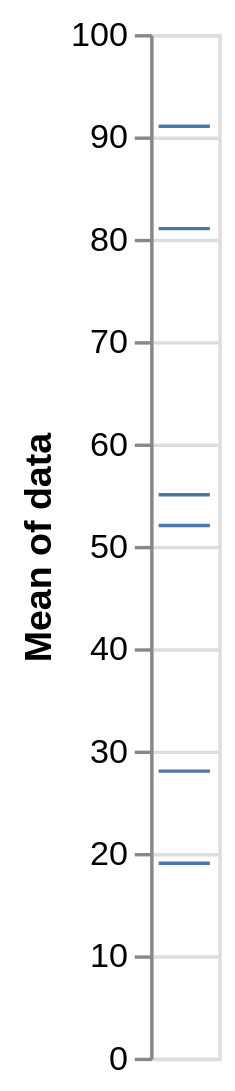

Here is the Vega-Lite specification saved for this chart:
### Vega-Lite specification from a JSON file in a GitHub repository (floating-point values rounded to 4 significant figures)
{"$schema": "https://vega.github.io/schema/vega-lite/v6.json", "data": {"values": [28, 55, 28, 91, 81, 55, 19, 81, 52]}, "mark": "tick", "encoding": {"y": {"field": "data", "aggregate": "mean"}, "tooltip": {"field": "data"}}}
